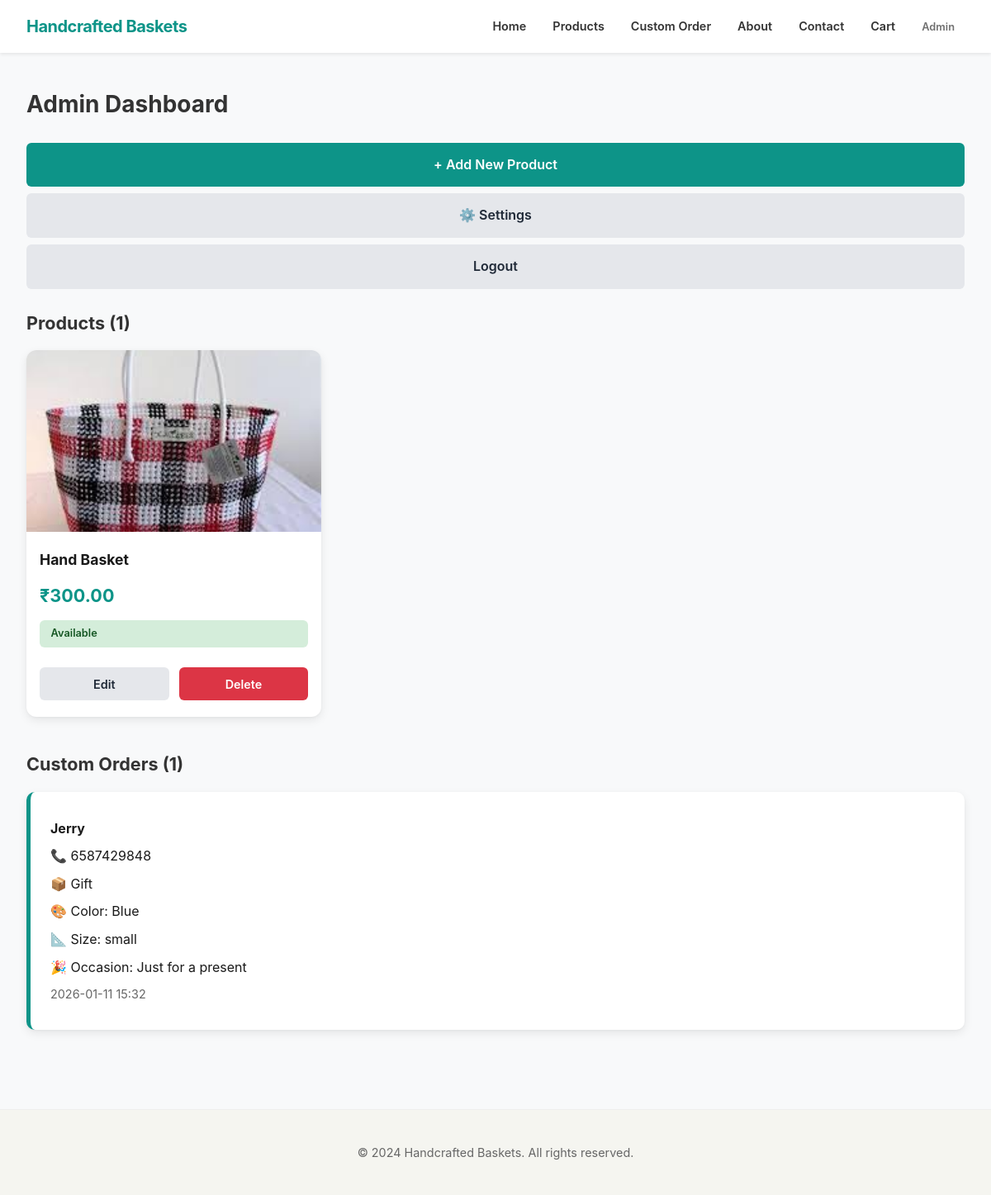
The app's page /admin/dashboard (signed in) with its own data.
### models.py (models this page shows)
class Product(db.Model):
    id = db.Column(db.Integer, primary_key=True)
    name = db.Column(db.String(100), nullable=False)
    description = db.Column(db.Text, nullable=False)
    price = db.Column(db.Float, nullable=False)
    image = db.Column(db.String(200), nullable=True)
    availability = db.Column(db.String(20), nullable=False, default='available')  # available, out_of_stock, made_to_order
    size = db.Column(db.String(50), nullable=True)
    color = db.Column(db.String(50), nullable=True)

class CustomOrder(db.Model):
    id = db.Column(db.Integer, primary_key=True)
    product_type = db.Column(db.String(50), nullable=False)
    material = db.Column(db.String(50), nullable=True)
    color = db.Column(db.String(50), nullable=True)
    occasion = db.Column(db.String(50), nullable=True)
    size = db.Column(db.String(50), nullable=True)
    notes = db.Column(db.Text, nullable=True)
    name = db.Column(db.String(100), nullable=False)
    phone = db.Column(db.String(20), nullable=False)
    created_at = db.Column(db.DateTime, default=datetime.utcnow)

### app.py (the view)
@app.route('/admin/dashboard')
def admin_dashboard():
    if not session.get('admin'):
        return redirect(url_for('admin_login'))
    products = Product.query.all()
    orders = CustomOrder.query.all()
    return render_template('admin_dashboard.html', products=products, orders=orders)

### templates/admin_dashboard.html (shortened to what this page needs)
{% extends "base.html" %}
{% block content %}
<h1>Admin Dashboard</h1>
<div style="margin-bottom: 1.5rem;">
    <a href="{{ url_for('admin_new_product') }}" class="btn">+ Add New Product</a>
    <a href="{{ url_for('admin_settings') }}" class="btn secondary">⚙️ Settings</a>
    <a href="{{ url_for('admin_logout') }}" class="btn secondary">Logout</a>
</div>
<h2>Products ({{ products|length }})</h2>
<div class="product-grid">
    {% for product in products %}
    <div class="product-card">
        {% if product.image %}
        <img src="{{ url_for('uploaded_file', filename=product.image) }}" alt="{{ product.name }}">
        {% endif %}
        <div class="product-info">
            <h3>{{ product.name }}</h3>
            <p class="price">₹{{ "%.2f"|format(product.price) }}</p>
            <span class="availability {{ product.availability }}">{{ product.availability.replace('_', ' ').title() }}</span>
            <div class="product-actions">
                <a href="{{ url_for('admin_edit_product', id=product.id) }}" class="btn small secondary">Edit</a>
                <a href="{{ url_for('admin_delete_product', id=product.id) }}" onclick="return confirm('Delete this product?')" class="btn small danger">Delete</a>
            </div>
        </div>
    </div>
    {% endfor %}
</div>
<h2>Custom Orders ({{ orders|length }})</h2>
<div class="orders">
    {% if orders %}
        {% for order in orders %}
        <div class="order">
            <p><strong>{{ order.name }}</strong></p>
            <p>📞 {{ order.phone }}</p>
            <p>📦 {{ order.product_type.title() }}</p>
            {% if order.color %}<p>🎨 Color: {{ order.color }}</p>{% endif %}
            {% if order.size %}<p>📐 Size: {{ order.size }}</p>{% endif %}
            {% if order.occasion %}<p>🎉 Occasion: {{ order.occasion }}</p>{% endif %}
            <p style="font-size: 0.9rem; color: #666;">{{ order.created_at.strftime('%Y-%m-%d %H:%M') }}</p>
        </div>
        {% endfor %}
    {% else %}
        <p>No custom orders yet.</p>
    {% endif %}
</div>
{% endblock %}

### templates/base.html (shortened to what this page needs)
<!DOCTYPE html>
<html lang="en">
<head>
    <link rel="stylesheet" href="{{ url_for('static', filename='style.css') }}">
</head>
<body>
    <header>
        <nav>
            <div class="logo">Handcrafted Baskets</div>
            <ul>
                <li><a href="{{ url_for('home') }}">Home</a></li>
                <li><a href="{{ url_for('products') }}">Products</a></li>
                <li><a href="{{ url_for('custom_order') }}">Custom Order</a></li>
                <li><a href="{{ url_for('about') }}">About</a></li>
                <li><a href="{{ url_for('contact') }}">Contact</a></li>
                <li><a href="{{ url_for('cart') }}">Cart</a></li>
                <li><a href="{{ url_for('admin_login') }}" style="font-size: 0.8rem; opacity: 0.7;">Admin</a></li>
            </ul>
        </nav>
    </header>
    <main>
        {% block content %}{% endblock %}
    </main>
    <footer>
        <p>&copy; 2024 Handcrafted Baskets. All rights reserved.</p>
    </footer>
</body>
</html>

### static/style.css (style rules this page uses)
* { box-sizing: border-box; margin: 0; padding: 0; }
body { font-family: -apple-system, BlinkMacSystemFont, 'Segoe UI', Arial, sans-serif; line-height: 1.6; color: #1a1a1a; background-color: #f8f9fa; font-size: 16px; -webkit-font-smoothing: antialiased; }
html, body { height: 100%; }
main { min-height: calc(100vh - 140px); padding: 1.5rem 1.25rem; }
header { background-color: #fff; box-shadow: 0 2px 4px rgba(0,0,0,0.08); position: sticky; top: 0; z-index: 100; }
nav { display: flex; justify-content: space-between; align-items: center; padding: 1rem; max-width: 1200px; margin: 0 auto; }
.logo { font-size: 1.25rem; font-weight: 700; color: #0d9488; letter-spacing: -0.5px; }
nav ul { list-style: none; display: none; gap: 0.5rem; }
nav a { text-decoration: none; color: #333; font-weight: 600; font-size: 0.9rem; padding: 0.5rem 0.75rem; transition: color 0.2s, background-color 0.2s; border-radius: 4px; }
.btn { display: inline-block; padding: 0.875rem 1.5rem; background-color: #0d9488; color: #fff; text-decoration: none; border-radius: 6px; font-size: 1rem; font-weight: 600; text-align: center; border: none; cursor: pointer; margin: 0.5rem 0; transition: background-color 0.2s, transform 0.1s; -webkit-user-select: none; user-select: none; min-height: 44px; display: flex; align-items: center; justify-content: center; tap-highlight-color: transparent; }
.btn.secondary { background-color: #e5e7eb; color: #1f2937; }
.btn.small { padding: 0.5rem 1rem; font-size: 0.9rem; min-height: 40px; }
.btn.danger { background-color: #dc3545; }
.product-grid { display: grid; grid-template-columns: 1fr; gap: 1.5rem; margin-bottom: 2.5rem; }
.product-card { background-color: #fff; padding: 0; border-radius: 12px; box-shadow: 0 4px 12px rgba(0,0,0,0.08), 0 1px 3px rgba(0,0,0,0.04); overflow: hidden; display: flex; flex-direction: column; transition: box-shadow 0.3s, transform 0.3s; }
.product-card img { width: 100%; height: 220px; object-fit: cover; }
.product-card h3 { font-size: 1.1rem; margin: 0 0 0.75rem 0; color: #1a1a1a; font-weight: 700; }
.product-info { padding: 1.25rem 1rem; display: flex; flex-direction: column; flex-grow: 1; }
.price { font-weight: 700; font-size: 1.35rem; color: #0d9488; margin-bottom: 0.75rem; }
.availability { display: inline-block; padding: 0.4rem 0.85rem; border-radius: 6px; font-size: 0.8rem; font-weight: 600; margin-bottom: 1rem; }
.availability.available { background-color: #d4edda; color: #155724; }
.product-actions { display: flex; gap: 0.75rem; margin-top: auto; padding-top: 0.5rem; }
.product-actions .btn { flex: 1; margin: 0; }
.orders { margin-top: 1rem; }
.order { background-color: #fff; padding: 1.5rem; margin-bottom: 1.5rem; border-radius: 10px; box-shadow: 0 4px 12px rgba(0,0,0,0.08), 0 1px 3px rgba(0,0,0,0.04); border-left: 5px solid #0d9488; }
.order p { margin: 0.5rem 0; }
main > h1 { font-size: 1.75rem; margin-bottom: 1.5rem; color: #333; }
main > h2 { font-size: 1.35rem; margin-bottom: 1rem; margin-top: 1.5rem; color: #333; }
footer { text-align: center; padding: 1.5rem 1rem; background-color: #f5f5f0; margin-top: 2rem; border-top: 1px solid #eee; font-size: 0.9rem; color: #666; }
footer p { margin: 0.5rem 0; }
@media (min-width: 640px) { nav ul { display: flex; } }
@media (min-width: 640px) { .product-grid { grid-template-columns: repeat(2, 1fr); gap: 1.5rem; } }
@media (min-width: 640px) { main { padding: 2rem 1.5rem; } }
@media (min-width: 1024px) { nav { padding: 1rem 2rem; } }
@media (min-width: 1024px) { main { max-width: 1200px; margin: 0 auto; padding: 2.5rem 2rem; } }
@media (min-width: 1024px) { .product-grid { grid-template-columns: repeat(3, 1fr); gap: 2rem; } }
@media (min-width: 1024px) { footer { padding: 2rem; } }

### records on screen
Product: image (picture), name "Hand Basket", price "300.00", availability.replace "Available"
CustomOrder: name "Jerry", phone "6587429848", product_type "Gift", color "Blue", size "small", occasion "Just for a present", created_at "2026-01-11 15:32"

### other values on screen
{{ products|length }} "1"
{{ orders|length }} "1"
